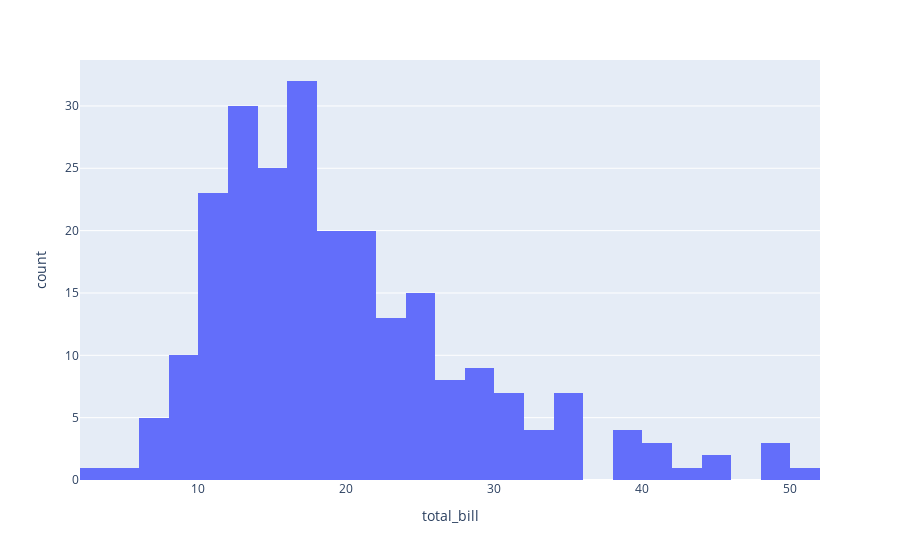

Notebook code cell kept with this figure:
### Markdown cell above
Histogram

Use Case: Visualizing frequency distribution interactively.

### Code cell
fig = px.histogram(df, x='total_bill')
fig.show()

### Figure 1 — Plotly figure (JSON) as saved in the notebook; plotly's stock layout.template omitted (floating-point values rounded to 4 significant figures; data arrays with more than 128 entries replaced by an {"elided": "..."} marker saying what was removed)
{"data": [{"alignmentgroup": "True", "bingroup": "x", "hovertemplate": "total_bill=%{x}<br>count=%{y}<extra></extra>", "legendgroup": "", "marker": {"color": "#636efa", "pattern": {"shape": ""}}, "name": "", "offsetgroup": "", "orientation": "v", "showlegend": false, "type": "histogram", "x": {"elided": "244 float values"}, "xaxis": "x", "yaxis": "y"}], "layout": {"barmode": "relative", "legend": {"tracegroupgap": 0}, "margin": {"t": 60}, "xaxis": {"anchor": "y", "domain": [0, 1], "title": {"text": "total_bill"}}, "yaxis": {"anchor": "x", "domain": [0, 1], "title": {"text": "count"}}}}
